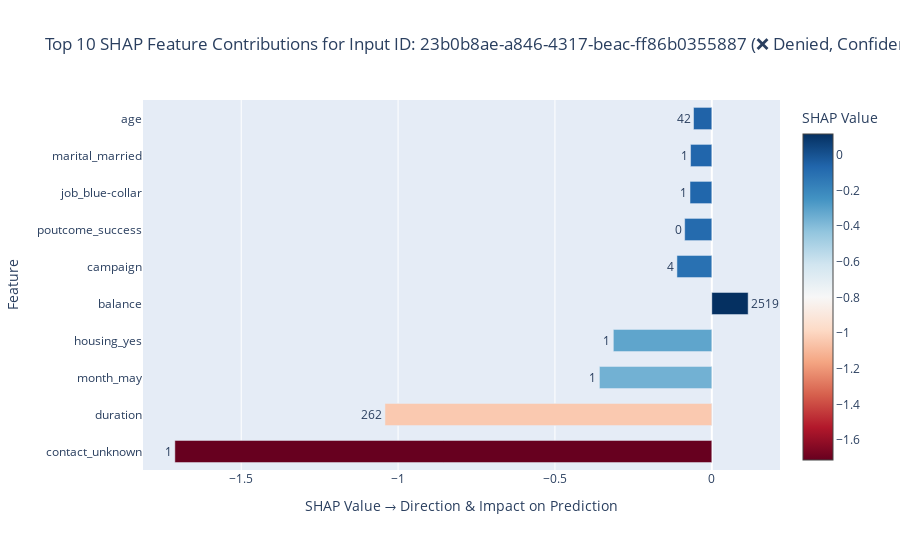

Notebook cell for this chart:
### Code cell
import pandas as pd
import plotly.graph_objects as go

# Prepare SHAP data
shap_dict = decision_log["shap_contributions"]
input_dict = decision_log["input_features"]

shap_df = pd.DataFrame({
    "Feature": list(shap_dict.keys()),
    "SHAP Value": list(shap_dict.values())
})

# Add actual input values
shap_df["Input Value"] = shap_df["Feature"].map(input_dict)

# Sort by absolute SHAP impact and take top 10
shap_df["|SHAP|"] = shap_df["SHAP Value"].abs()
shap_df = shap_df.sort_values("|SHAP|", ascending=False).head(10)

# Format value label: show SHAP + input value
shap_df["Label"] = shap_df.apply(
    lambda row: f"Value: {row['Input Value']}<br>SHAP: {row['SHAP Value']:.3f}",
    axis=1
)

# Build chart
fig = go.Figure()

fig.add_trace(go.Bar(
    y=shap_df["Feature"],
    x=shap_df["SHAP Value"],
    orientation='h',
    marker=dict(
        color=shap_df["SHAP Value"],
        colorscale='RdBu',
        colorbar=dict(title='SHAP Value')
    ),
    hovertext=shap_df["Label"],
    hoverinfo="text"
))

# Add annotations for input values directly on the bars (optional)
fig.update_traces(text=shap_df["Input Value"], textposition='outside')

# Add decision details to title
log_id = decision_log.get("log_id", "N/A")
prediction = decision_log.get("prediction", None)
confidence = float(decision_log.get("probability", 0))

decision_text = f"✅ Approved" if prediction == 1 else "❌ Denied"

fig.update_layout(
    title=f"Top 10 SHAP Feature Contributions for Input ID: {log_id} ({decision_text}, Confidence: {confidence:})",
    xaxis_title="SHAP Value → Direction & Impact on Prediction",
    yaxis_title="Feature",
    height=550,
    margin=dict(t=100),
    bargap=0.4
)

fig.show()

### Figure 1 — Plotly figure (JSON) as saved in the notebook; plotly's stock layout.template omitted (floating-point values rounded to 4 significant figures)
{"data": [{"hoverinfo": "text", "hovertext": ["Value: 1.0<br>SHAP: -1.712", "Value: 262.0<br>SHAP: -1.042", "Value: 1.0<br>SHAP: -0.358", "Value: 1.0<br>SHAP: -0.314", "Value: 2519.0<br>SHAP: 0.116", "Value: 4.0<br>SHAP: -0.111", "Value: 0.0<br>SHAP: -0.087", "Value: 1.0<br>SHAP: -0.069", "Value: 1.0<br>SHAP: -0.068", "Value: 42.0<br>SHAP: -0.058"], "marker": {"color": [-1.712, -1.042, -0.3582, -0.3139, 0.1158, -0.1112, -0.08654, -0.06946, -0.06777, -0.05826], "colorbar": {"title": {"text": "SHAP Value"}}, "colorscale": [[0, "rgb(103,0,31)"], [0.1, "rgb(178,24,43)"], [0.2, "rgb(214,96,77)"], [0.3, "rgb(244,165,130)"], [0.4, "rgb(253,219,199)"], [0.5, "rgb(247,247,247)"], [0.6, "rgb(209,229,240)"], [0.7, "rgb(146,197,222)"], [0.8, "rgb(67,147,195)"], [0.9, "rgb(33,102,172)"], [1, "rgb(5,48,97)"]]}, "orientation": "h", "text": [1.0, 262.0, 1.0, 1.0, 2519.0, 4.0, 0.0, 1.0, 1.0, 42.0], "textposition": "outside", "type": "bar", "x": [-1.712, -1.042, -0.3582, -0.3139, 0.1158, -0.1112, -0.08654, -0.06946, -0.06777, -0.05826], "y": ["contact_unknown", "duration", "month_may", "housing_yes", "balance", "campaign", "poutcome_success", "job_blue-collar", "marital_married", "age"]}], "layout": {"bargap": 0.4, "height": 550, "margin": {"t": 100}, "title": {"text": "Top 10 SHAP Feature Contributions for Input ID: 23b0b8ae-a846-4317-beac-ff86b0355887 (❌ Denied, Confidence: 0.0027621735353022814)"}, "xaxis": {"title": {"text": "SHAP Value → Direction & Impact on Prediction"}}, "yaxis": {"title": {"text": "Feature"}}}}
